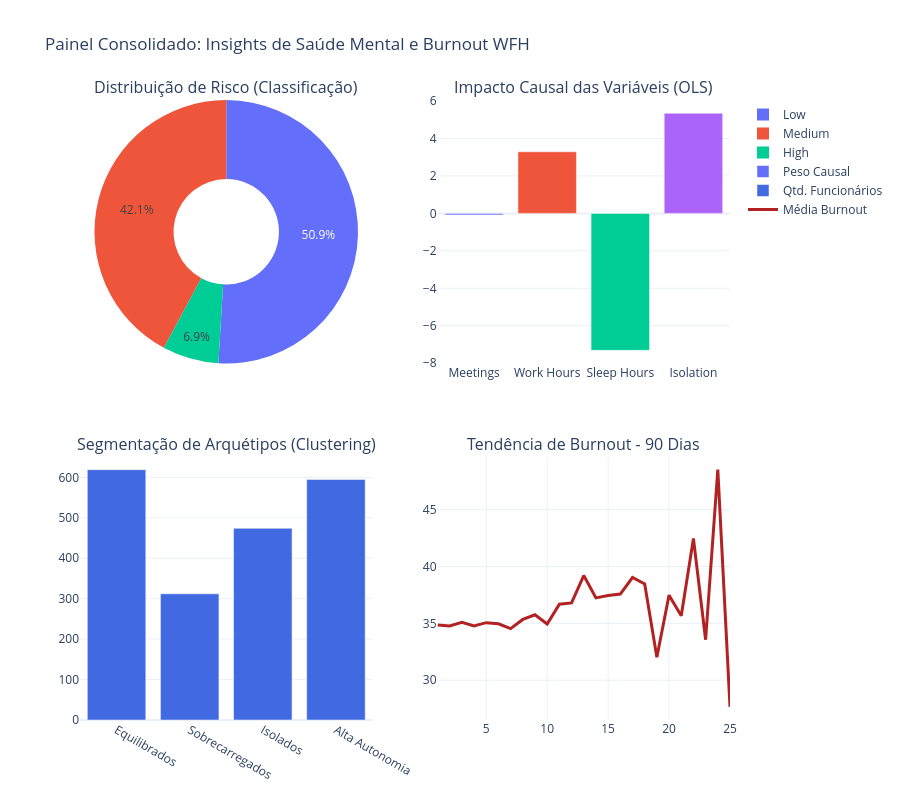

Source (notebook cell):
### Markdown cell above
# Conclusão
Para este grupo de funcionários, o burnout não é causado por "muitas reuniões", mas sim pela solidão (isolamento) combinada com a falta de sono e jornadas extensas.

A análise de Inferência Causal (OLS) revelou que o burnout não é um problema de agenda (reuniões), mas um problema de isolamento e privação biológica.

O df_mental, observa-se que o padrão de "Exaustão" e "Falta de Sono" (comuns no Burnout Alto) são os principais preditores para diagnósticos de Depressão e Bipolaridade Tipo 2.

Home Office: Trabalha horas normais, mas seu burnout sobe silenciosamente por falta de interação. É o grupo mais propenso a "Crises de Burnout Repentino" detectadas na Detecção de Anomalias.

A solução reside em reduzir o isolamento e proteger as horas de sono.

# Tratamento não farmacológico (Reprogramando o Cérebro Ansioso) - Usando a Neurociência
A neurociência demonstra que a privação de sono degrada o córtex pré-frontal, responsável pelas decisões e controle emocional. Manter entre 7 a 8 horas de sono consistentes.

Praticar o Single-tasking (tarefa única). Bloqueie notificações e estipule janelas específicas para checar e-mails/mensagens. Isso reduz a fragmentação da atenção, fortalecendo as redes neurais de foco profundo e reduzindo o índice de fadiga mental.

Pausas ativam a "Rede de Modo Padrão" (DMN), permitindo que o cérebro processe informações de forma subconsciente e reduza o escore de burnout.

A interação social libera oxitocina, que atua como um tampão natural contra o cortisol (hormônio do estresse), protegendo o hipocampo.

Praticar 30 minutos de atividade moderada ajuda a reduzir o índice de fadiga acumulada, prevenindo que o funcionário saia do risco "Baixo" para o "Alto". Priorizando atividades físicas em grupo ou esportes coletivos estimulam a liberação de ocitocina e dopamina. O exercício promove o BDNF (Fator Neurotrófico Derivado do Cérebro), que "repara" as conexões neuronais desgastadas pela sobrecarga cognitiva e melhora a taxa de conclusão de tarefas (task completion). Para funcionários que apresentam métricas de "Médio Risco", a introdução de atividades físicas programadas atua como uma intervenção de biofeedback, diminuindo o estresse oxidativo e reprogramando o cérebro para manter o foco e a estabilidade emocional sob pressão.

### Code cell
import plotly.graph_objects as go
from plotly.subplots import make_subplots

# Criando day_number para a série temporal
df_burnout['day_number'] = df_burnout.groupby('user_id').cumcount() + 1

# 2. Configurando o Painel 
fig = make_subplots(
    rows=2, cols=2,
    subplot_titles=(
        "Distribuição de Risco (Classificação)", 
        "Impacto Causal das Variáveis (OLS)",
        "Segmentação de Arquétipos (Clustering)", 
        "Tendência de Burnout - 90 Dias"
    ),
    
    specs=[[{"type": "domain"}, {"type": "xy"}],
           [{"type": "xy"}, {"type": "xy"}]],
    vertical_spacing=0.15,
    horizontal_spacing=0.1
)

# --- GRÁFICO 1: Classificação (Pie/Donut Chart) ---
riscos = df_burnout['burnout_risk'].value_counts()
fig.add_trace(
    go.Pie(labels=riscos.index, 
           values=riscos.values, 
           hole=.4, 
           name="Risco"),
    row=1, col=1
)

# --- GRÁFICO 2: Inferência Causal (Bar Chart dos Coeficientes OLS) ---
causal_features = ['Meetings', 'Work Hours', 'Sleep Hours', 'Isolation']
causal_coefs = [-0.08, 3.29, -7.31, 5.35]
fig.add_trace(
    go.Bar(x=causal_features, y=causal_coefs, 
           marker_color=['#636EFA', '#EF553B', '#00CC96', '#AB63FA'],
           name="Peso Causal"),
    row=1, col=2
)

# --- GRÁFICO 3: Arquétipos (Bar Chart) ---
# Simulando a contagem de clusters (ajuste conforme seu resultado do KMeans)
labels_clusters = ['Equilibrados', 'Sobrecarregados', 'Isolados', 'Alta Autonomia']

if 'cluster' in df_burnout.columns:
    valores_clusters = df_burnout['cluster'].value_counts().sort_index().values
else:
    valores_clusters = [500, 400, 600, 500] # Valores exemplo caso cluster não exista

fig.add_trace(
    go.Bar(x=labels_clusters, y=valores_clusters, 
           marker_color='royalblue', name="Qtd. Funcionários"),
    row=2, col=1
)

# --- GRÁFICO 4: Séries Temporais (Linha) ---
df_trend = df_burnout.groupby('day_number')['burnout_score'].mean().reset_index()
fig.add_trace(
    go.Scatter(x=df_trend['day_number'], y=df_trend['burnout_score'], 
               mode='lines', name="Média Burnout",
               line=dict(color='firebrick', width=3)),
    row=2, col=2
)

# --- AJUSTES FINAIS DE LAYOUT ---
fig.update_layout(
    title_text="Painel Consolidado: Insights de Saúde Mental e Burnout WFH",
    height=800, 
    template="plotly_white",
    showlegend=True
)

# Exibindo o dashboard
fig.show()

### Figure 1 — Plotly figure (JSON) as saved in the notebook; plotly's stock layout.template omitted (floating-point values rounded to 4 significant figures)
{"data": [{"domain": {"x": [0, 0.45], "y": [0.575, 1]}, "hole": 0.4, "labels": ["Low", "Medium", "High"], "name": "Risco", "type": "pie", "values": [1019, 843, 138]}, {"marker": {"color": ["#636EFA", "#EF553B", "#00CC96", "#AB63FA"]}, "name": "Peso Causal", "type": "bar", "x": ["Meetings", "Work Hours", "Sleep Hours", "Isolation"], "xaxis": "x", "y": [-0.08, 3.29, -7.31, 5.35], "yaxis": "y"}, {"marker": {"color": "royalblue"}, "name": "Qtd. Funcionários", "type": "bar", "x": ["Equilibrados", "Sobrecarregados", "Isolados", "Alta Autonomia"], "xaxis": "x2", "y": [619, 312, 474, 595], "yaxis": "y2"}, {"line": {"color": "firebrick", "width": 3}, "mode": "lines", "name": "Média Burnout", "type": "scatter", "x": [1, 2, 3, 4, 5, 6, 7, 8, 9, 10, 11, 12, 13, 14, 15, 16, 17, 18, 19, 20, 21, 22, 23, 24, 25], "xaxis": "x3", "y": [34.86, 34.77, 35.09, 34.77, 35.06, 34.96, 34.54, 35.35, 35.76, 34.95, 36.68, 36.8, 39.21, 37.24, 37.44, 37.58, 39.03, 38.47, 32.02, 37.48, 35.68, 42.47, 33.56, 48.52, 27.66], "yaxis": "y3"}], "layout": {"annotations": [{"font": {"size": 16}, "showarrow": false, "text": "Distribuição de Risco (Classificação)", "x": 0.225, "xanchor": "center", "xref": "paper", "y": 1, "yanchor": "bottom", "yref": "paper"}, {"font": {"size": 16}, "showarrow": false, "text": "Impacto Causal das Variáveis (OLS)", "x": 0.775, "xanchor": "center", "xref": "paper", "y": 1, "yanchor": "bottom", "yref": "paper"}, {"font": {"size": 16}, "showarrow": false, "text": "Segmentação de Arquétipos (Clustering)", "x": 0.225, "xanchor": "center", "xref": "paper", "y": 0.425, "yanchor": "bottom", "yref": "paper"}, {"font": {"size": 16}, "showarrow": false, "text": "Tendência de Burnout - 90 Dias", "x": 0.775, "xanchor": "center", "xref": "paper", "y": 0.425, "yanchor": "bottom", "yref": "paper"}], "height": 800, "showlegend": true, "title": {"text": "Painel Consolidado: Insights de Saúde Mental e Burnout WFH"}, "xaxis": {"anchor": "y", "domain": [0.55, 1]}, "xaxis2": {"anchor": "y2", "domain": [0, 0.45]}, "xaxis3": {"anchor": "y3", "domain": [0.55, 1]}, "yaxis": {"anchor": "x", "domain": [0.575, 1]}, "yaxis2": {"anchor": "x2", "domain": [0, 0.425]}, "yaxis3": {"anchor": "x3", "domain": [0, 0.425]}}}
